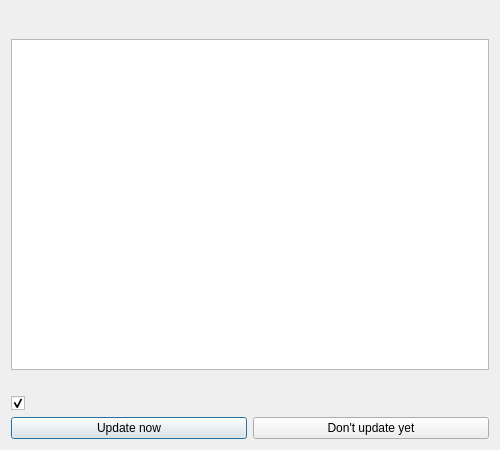
<?xml version="1.0" encoding="UTF-8"?>
<ui version="4.0">
 <class>UpdateDialog</class>
 <widget class="QDialog" name="UpdateDialog">
  <property name="geometry">
   <rect>
    <x>0</x>
    <y>0</y>
    <width>500</width>
    <height>450</height>
   </rect>
  </property>
  <property name="windowTitle">
   <string>MultiMC Update</string>
  </property>
  <property name="windowIcon">
   <iconset>
    <normaloff>:/icons/toolbar/checkupdate</normaloff>:/icons/toolbar/checkupdate</iconset>
  </property>
  <layout class="QVBoxLayout" name="verticalLayout">
   <item>
    <layout class="QHBoxLayout" name="horizontalLayout_2">
     <item>
      <widget class="QLabel" name="label">
       <property name="font">
        <font>
         <pointsize>14</pointsize>
        </font>
       </property>
       <property name="text">
        <string/>
       </property>
       <property name="alignment">
        <set>Qt::AlignLeading|Qt::AlignLeft|Qt::AlignVCenter</set>
       </property>
       <property name="buddy">
        <cstring>changelogBrowser</cstring>
       </property>
      </widget>
     </item>
    </layout>
   </item>
   <item>
    <widget class="QTextBrowser" name="changelogBrowser">
     <property name="openExternalLinks">
      <bool>true</bool>
     </property>
    </widget>
   </item>
   <item>
    <widget class="QLabel" name="variantLabel">
     <property name="visible">
      <bool>false</bool>
     </property>
     <property name="wordWrap">
      <bool>true</bool>
     </property>
    </widget>
   </item>
   <item>
    <widget class="QCheckBox" name="variantCheck">
     <property name="visible">
      <bool>false</bool>
     </property>
     <property name="checked">
      <bool>true</bool>
     </property>
    </widget>
   </item>
   <item>
    <layout class="QGridLayout" name="gridLayout">
     <item row="0" column="0">
      <widget class="QPushButton" name="btnUpdateNow">
       <property name="sizePolicy">
        <sizepolicy hsizetype="Preferred" vsizetype="Fixed">
         <horstretch>0</horstretch>
         <verstretch>0</verstretch>
        </sizepolicy>
       </property>
       <property name="text">
        <string>Update now</string>
       </property>
      </widget>
     </item>
     <item row="0" column="1">
      <widget class="QPushButton" name="btnUpdateLater">
       <property name="sizePolicy">
        <sizepolicy hsizetype="Preferred" vsizetype="Fixed">
         <horstretch>0</horstretch>
         <verstretch>0</verstretch>
        </sizepolicy>
       </property>
       <property name="text">
        <string>Don't update yet</string>
       </property>
      </widget>
     </item>
    </layout>
   </item>
  </layout>
 </widget>
 <tabstops>
  <tabstop>changelogBrowser</tabstop>
  <tabstop>btnUpdateNow</tabstop>
  <tabstop>btnUpdateLater</tabstop>
 </tabstops>
 <resources>
  <include location="../../resources/miniskins/miniskins.qrc"/>
 </resources>
 <connections/>
</ui>
